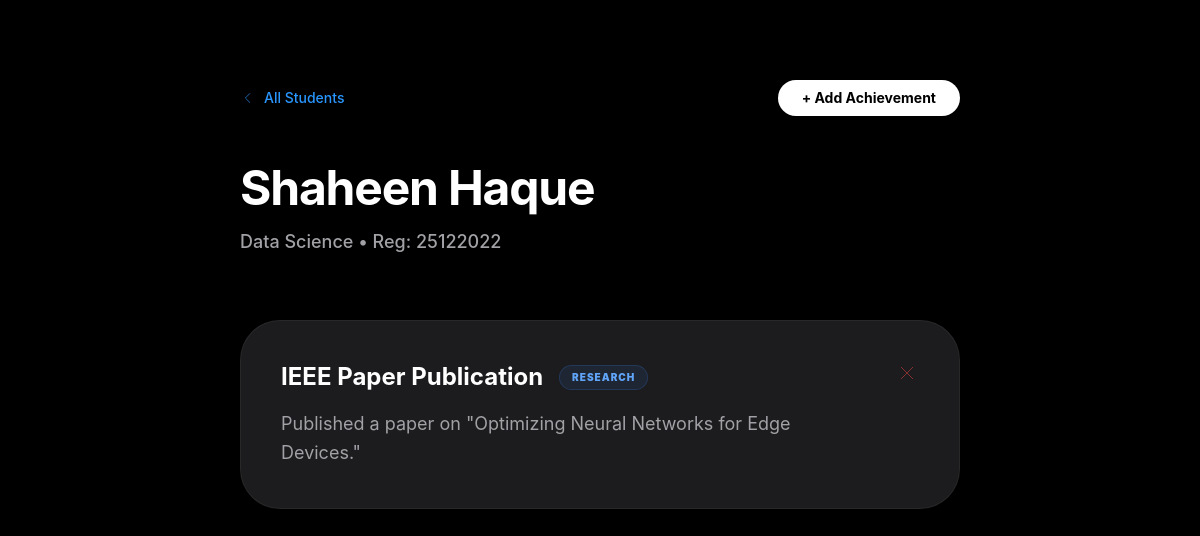
The page /student/1/ (signed in) on the database its author committed.
### sms_app/models.py (models this page shows, shortened)
class Student(models.Model):
    name = models.CharField(max_length=200)
    email = models.EmailField()
    register_number = models.CharField(max_length=20, unique=True)
    course = models.CharField(max_length=100)
    batch = models.CharField(max_length=50)
    department = models.CharField(max_length=100)
    status = models.CharField(max_length=10, choices=[('Active', 'Active'), ('Inactive', 'Inactive')])
    created_at = models.DateTimeField(auto_now_add=True)

class Achievement(models.Model):
    student = models.ForeignKey(Student, on_delete=models.CASCADE)
    category = models.ForeignKey(Category, on_delete=models.CASCADE)
    title = models.CharField(max_length=200)
    description = models.TextField()
    date = models.DateField()
    status = models.CharField(max_length=10, choices=[('Approved', 'Approved'), ('Rejected', 'Rejected'), ('pending', 'pending')], default='pending')
    created_at = models.DateTimeField(auto_now_add=True)

class Category(models.Model):
    name = models.CharField(max_length=100)
    description = models.TextField()
    created_at = models.DateTimeField(auto_now_add=True)

### sms_app/views.py (the view)
# urls.py: path('student/<int:pk>/', views.student_detail, name='student_detail'),
@login_required
def student_detail(request, pk):
    student = get_object_or_404(Student, pk=pk)
    achievements = Achievement.objects.filter(student=student)
    categories = Category.objects.all() # Needed for the "Add Achievement" dropdown
    return render(request, 'student_detail.html', {
        'student': student,
        'achievements': achievements,
        'categories': categories
    })

### sms_app/templates/student_detail.html (shortened to what this page needs)
<!DOCTYPE html>
<html lang="en">
<head>
    <script src="https://cdn.tailwindcss.com"></script>
</head>
<body class="text-[#f5f5f7] antialiased">
    <div class="max-w-3xl mx-auto px-6 py-20">
        <div class="flex justify-between items-center mb-12">
            <a href="{% url 'student_list' %}" class="text-[#2997ff] hover:text-white transition-colors flex items-center text-sm font-medium">
                <svg class="w-4 h-4 mr-2" fill="none" stroke="currentColor" viewBox="0 0 24 24"><path d="M15 19l-7-7 7-7"/></svg>
                All Students
            </a>
            <button onclick="toggleModal()" class="px-6 py-2 bg-white text-black text-sm font-bold rounded-full hover:bg-gray-200 transition">
                + Add Achievement
            </button>
        </div>
        <div class="mb-16">
            <h1 class="text-5xl font-bold tracking-tight mb-4 text-white">{{ student.name }}</h1>
            <p class="text-[#a1a1a6] font-medium text-lg">{{ student.department }} • Reg: {{ student.register_number }}</p>
        </div>
        <div class="space-y-8">
            {% for ach in achievements %}
            <div class="bg-[#1c1c1e] p-10 rounded-[2.5rem] shadow-xl border border-white/5 flex justify-between items-start group">
                <div class="flex-1">
                    <div class="flex items-center space-x-4 mb-4">
                        <h3 class="text-2xl font-bold text-white">{{ ach.title }}</h3>
                        <span class="px-3 py-1 rounded-full text-[10px] font-black uppercase tracking-widest bg-blue-500/10 text-blue-400 border border-blue-500/20">
                            {{ ach.category.name }}
                        </span>
                    </div>
                    <p class="text-[#a1a1a6] leading-relaxed text-lg">{{ ach.description }}</p>
                </div>
                <a href="{% url 'delete_achievement' ach.pk %}" onclick="return confirm('Remove this achievement?')" class="text-red-500/50 hover:text-red-500 transition-colors ml-6">
                    <svg class="w-6 h-6" fill="none" stroke="currentColor" viewBox="0 0 24 24"><path d="M6 18L18 6M6 6l12 12"/></svg>
                </a>
            </div>
            {% empty %}
            <div class="bg-[#1c1c1e] p-16 rounded-[2.5rem] text-center border border-dashed border-white/10">
                <p class="text-[#a1a1a6] text-lg">No achievements recorded yet.</p>
            </div>
            {% endfor %}
        </div>
    </div>
</body>
</html>

### sms_app/templates/student_detail.html (style rules this page uses)
body { font-family: -apple-system, BlinkMacSystemFont, "SF Pro Display", sans-serif; opacity: 0; transition: opacity 0.6s cubic-bezier(0.4, 0, 0.2, 1); background-color: #000000; }
body.page-loaded { opacity: 1; }

### rows shown on the page
Student: name "Shaheen Haque", department "Data Science", register_number "25122022"
Achievement: title "IEEE Paper Publication", category.name "RESEARCH", description "Published a paper on \"Optimizing Neural Networks for Edge Devices.\""
